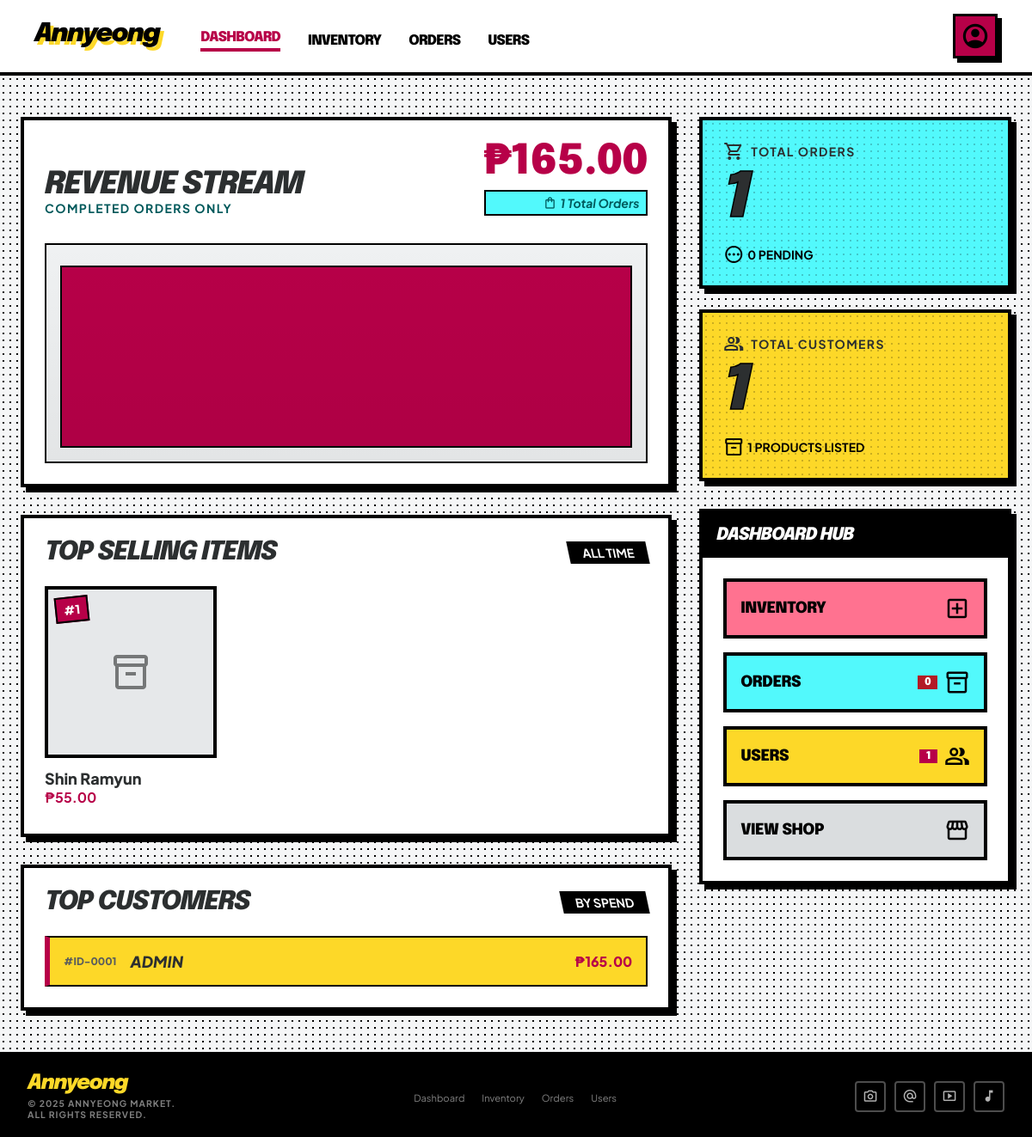
/dashboard.php (signed in), run on the app's committed database.
### tables this page shows
CREATE TABLE `users` (
  `id` int(11) NOT NULL,
  `username` varchar(50) NOT NULL,
  `email` varchar(100) NOT NULL,
  `password` varchar(255) NOT NULL,
  `address` text DEFAULT NULL,
  `role` enum('admin','cashier','customer') DEFAULT 'customer',
  `created_at` timestamp NOT NULL DEFAULT current_timestamp()
);

### dashboard.php (the view, shortened to what this page needs)
<?php
$total_orders   = mysqli_fetch_row(mysqli_query($con, "SELECT COUNT(*) FROM orders"))[0];
$total_users    = mysqli_fetch_row(mysqli_query($con, "SELECT COUNT(*) FROM users WHERE role='customer'"))[0];
$total_products = mysqli_fetch_row(mysqli_query($con, "SELECT COUNT(*) FROM products"))[0];
$total_revenue_row = mysqli_fetch_row(mysqli_query($con, "SELECT SUM(total_amount) FROM orders WHERE status='completed'"));
$total_revenue  = $total_revenue_row[0] ?? 0;
$top_products_result = mysqli_query($con, "
    SELECT p.name, p.price, p.image_url, SUM(oi.quantity) AS sold
    FROM order_items oi
    JOIN products p ON oi.product_id = p.id
    GROUP BY p.id
    ORDER BY sold DESC
    LIMIT 3
");
$top_customers_result = mysqli_query($con, "
    SELECT u.id, u.username, SUM(o.total_amount) AS total_spent
    FROM orders o
    JOIN users u ON o.user_id = u.id
    WHERE o.status = 'completed'
    GROUP BY u.id
    ORDER BY total_spent DESC
    LIMIT 4
");
$pending_orders = mysqli_fetch_row(mysqli_query($con, "SELECT COUNT(*) FROM orders WHERE status='pending'"))[0];
?>
<!DOCTYPE html>
<html lang="en">
<head>
</head>
<body>
<header>
  <div class="header-inner">
    <div class="header-left-group">
      <a href="dashboard.php" class="logo">Annyeong</a>
      <nav>
        <a href="dashboard.php" class="active">Dashboard</a>
        <a href="inventoryMng.php">Inventory</a>
        <a href="orderMng.php">Orders</a>
        <a href="usersMng.php">Users</a>
      </nav>
    </div>
    <div class="profile-trigger-wrap">
      <a href="#" class="profile-trigger" onclick="toggleDropdown(event)">
        <span class="material-symbols-outlined">account_circle</span>
      </a>
    </div>
  </div>
</header>
<main>
  <div class="main-left">
    <section class="revenue-section kinetic-shadow">
      <div class="revenue-header">
        <div>
          <h2>Revenue Stream</h2>
          <p class="subtitle">Completed Orders Only</p>
        </div>
        <div style="text-align:right;">
          <div class="revenue-amount">₱<?php echo number_format($total_revenue, 2); ?></div>
          <div class="revenue-badge">
            <span class="material-symbols-outlined">shopping_bag</span>
            <?php echo $total_orders; ?> Total Orders
          </div>
        </div>
      </div>
      <div class="bar-chart-wrap">
        <div class="bars">
          <?php
            $bar_colors = ['pink', 'teal', 'yellow'];
            $bar_result = mysqli_query($con, "
                SELECT total_amount FROM orders
                WHERE status='completed'
                ORDER BY order_date DESC
                LIMIT 8
            ");
            $bar_data = [];
            while ($row = mysqli_fetch_assoc($bar_result)) {
                $bar_data[] = $row['total_amount'];
            }
            $bar_data = array_reverse($bar_data);
            if (!empty($bar_data)):
                $max_val = max($bar_data) ?: 1;
                $ci = 0;
                foreach ($bar_data as $val):
                    $height = round(($val / $max_val) * 90);
                    $color = $bar_colors[$ci % 3];
          ?>
          <div class="bar <?php echo $color; ?>" style="height:<?php echo $height; ?>%"></div>
          <?php $ci++; endforeach;
            else: ?>
          <div style="position:absolute;inset:0;display:flex;align-items:center;justify-content:center;font-weight:700;color:var(--outline);">No completed orders yet.</div>
          <?php endif; ?>
        </div>
      </div>
    </section>
    <section class="items-section kinetic-shadow">
      <div class="section-header">
        <h3>Top Selling Items</h3>
        <div class="badge-heat">ALL TIME</div>
      </div>
      <div class="items-grid">
        <?php
        $ranks = ['rank1','rank2','rank3'];
        $i = 0;
        if ($top_products_result && mysqli_num_rows($top_products_result) > 0):
          while ($p = mysqli_fetch_assoc($top_products_result)):
            $rank = $ranks[$i] ?? 'rank3';
        ?>
        <div class="item-card">
          <div class="item-img-wrap">
            <?php if (!empty($p['image_url'])): ?>
            <span class="material-symbols-outlined" style="display:none">inventory_2</span>
            <?php else: ?>
            <span class="material-symbols-outlined">inventory_2</span>
            <?php endif; ?>
            <div class="item-rank <?php echo $rank; ?>">#<?php echo $i+1; ?></div>
          </div>
          <h4><?php echo htmlspecialchars($p['name']); ?></h4>
          <p>₱<?php echo number_format($p['price'], 2); ?></p>
        </div>
        <?php $i++; endwhile;
        else: ?>
        <p class="no-data">No sales data yet. Add products and process orders!</p>
        <?php endif; ?>
      </div>
    </section>
    <section class="customers-section kinetic-shadow">
      <div class="section-header">
        <h3>Top Customers</h3>
        <div class="badge-heat">BY SPEND</div>
      </div>
      <div class="customer-list">
        <?php
        $first = true;
        if ($top_customers_result && mysqli_num_rows($top_customers_result) > 0):
          while ($c = mysqli_fetch_assoc($top_customers_result)):
        ?>
        <div class="customer-row <?php echo $first ? 'active' : ''; ?>">
          <div class="customer-info">
            <span class="customer-id">#ID-<?php echo str_pad($c['id'], 4, '0', STR_PAD_LEFT); ?></span>
            <span class="customer-name"><?php echo htmlspecialchars($c['username']); ?></span>
          </div>
          <span class="customer-amount">₱<?php echo number_format($c['total_spent'], 2); ?></span>
        </div>
        <?php $first = false; endwhile;
        else: ?>
        <p class="no-data">No completed orders yet.</p>
        <?php endif; ?>
      </div>
    </section>
  </div>
  <aside class="sidebar">
    <div class="metrics">
      <div class="metric-card teal-card kinetic-shadow">
        <div class="halftone"></div>
        <div class="metric-inner">
          <div class="metric-label">
            <span class="material-symbols-outlined">shopping_cart</span>
            TOTAL ORDERS
          </div>
          <div class="metric-value neon-stroke"><?php echo $total_orders; ?></div>
          <div class="metric-sub">
            <span class="material-symbols-outlined">pending</span>
            <?php echo $pending_orders; ?> PENDING
          </div>
        </div>
      </div>
      <div class="metric-card yellow-card kinetic-shadow">
        <div class="halftone"></div>
        <div class="metric-inner">
          <div class="metric-label">
            <span class="material-symbols-outlined">group</span>
            TOTAL CUSTOMERS
          </div>
          <div class="metric-value neon-stroke"><?php echo $total_users; ?></div>
          <div class="metric-sub">
            <span class="material-symbols-outlined">inventory_2</span>
            <?php echo $total_products; ?> PRODUCTS LISTED
          </div>
        </div>
      </div>
    </div>
    <div class="hub-card kinetic-shadow">
      <div class="hub-title">DASHBOARD HUB</div>
      <div class="hub-buttons">
        <a href="inventoryMng.php" class="hub-btn btn-pink">
          <span>Inventory</span>
          <span class="material-symbols-outlined">add_box</span>
        </a>
        <a href="orderMng.php" class="hub-btn btn-teal">
          <span>Orders</span>
          <div class="hub-btn-right">
            <span class="badge-count"><?php echo $pending_orders; ?></span>
            <span class="material-symbols-outlined">inventory_2</span>
          </div>
        </a>
        <a href="usersMng.php" class="hub-btn btn-yellow">
          <span>Users</span>
          <div class="hub-btn-right">
            <span class="badge-count pink-badge"><?php echo $total_users; ?></span>
            <span class="material-symbols-outlined">group</span>
          </div>
        </a>
        <a href="shop.php" class="hub-btn btn-grey">
          <span>View Shop</span>
          <span class="material-symbols-outlined">storefront</span>
        </a>
      </div>
    </div>
  </aside>
</main>
<footer>
  <div class="footer-brand">
    <span class="footer-brand-name">Annyeong</span>
    <span class="footer-rights">&copy; 2025 Annyeong Market.<br/>All rights reserved.</span>
  </div>
  <ul class="footer-links">
    <li><a href="dashboard.php">Dashboard</a></li>
    <li><a href="inventoryMng.php">Inventory</a></li>
    <li><a href="orderMng.php">Orders</a></li>
    <li><a href="usersMng.php">Users</a></li>
  </ul>
  <div class="footer-socials">
    <a href="#" class="social-icon"><span class="material-symbols-outlined">photo_camera</span></a>
    <a href="#" class="social-icon"><span class="material-symbols-outlined">alternate_email</span></a>
    <a href="#" class="social-icon"><span class="material-symbols-outlined">smart_display</span></a>
    <a href="#" class="social-icon"><span class="material-symbols-outlined">music_note</span></a>
  </div>
</footer>
</body>
</html>

### data on the page
users: id "0001", username "ADMIN", total_spent "165.00"

### other printed values
$total_revenue "165.00"
$total_orders "1"
$p['name'] "Shin Ramyun"
$p['price'] "55.00"
$pending_orders "0"
$total_users "1"
$total_products "1"
